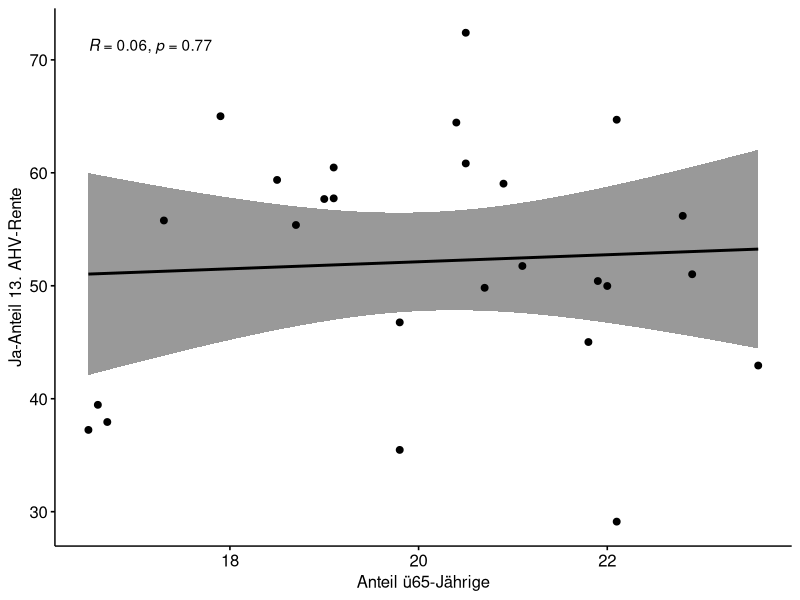

Recreate this plot in R.
library(readxl)
library(ggpubr)
age_korrelation <- na.omit(read_excel("Data/age_korrelation.xlsx"))

(cor(age_korrelation$age,age_korrelation$vote_result))^2
cor.test(age_korrelation$age,age_korrelation$vote_result,paired = TRUE)



ggscatter(age_korrelation, x = "age", y = "vote_result", 
          add = "reg.line", conf.int = TRUE, 
          cor.coef = TRUE, cor.method = "pearson",
          xlab = "Anteil ü65-Jährige", ylab = "Ja-Anteil 13. AHV-Rente")


